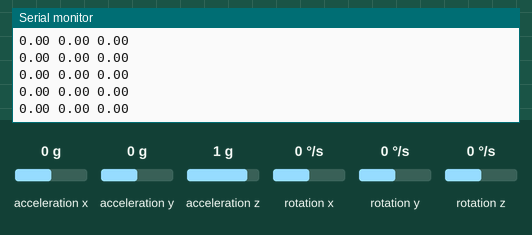
A sketch run on a simulated Arduino Uno, built with avr-gcc and run on an emulated ATmega328P. Parts: the last lines printed to the serial monitor. Wiring (inferred from the names in the program): MPU-6050 motion sensor at I2C address 0x68. Inputs (shaded band) come from the test bench; at power-on: rotation x 0 °/s, rotation y 0 °/s, rotation z 0 °/s, acceleration x 0 g, acceleration y 0 g, acceleration z 1 g.

Above: at 1.2 s.
1.3 s: rotation x set to -192 °/s
At 1.45 s:
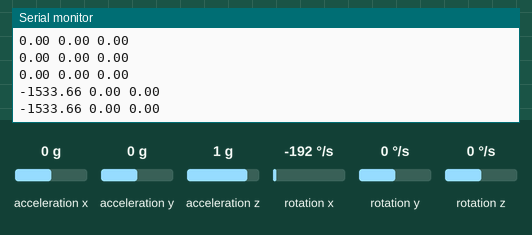
2.8 s: rotation y set to -192 °/s
At 2.89 s:
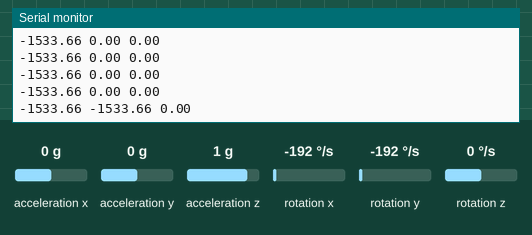
4.3 s: rotation z set to -192 °/s
At 4.34 s:
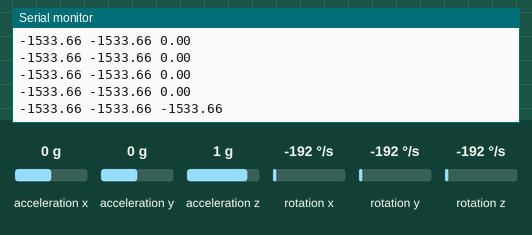
Timing chart, 0 to 7.3 s (numbered marks = the images above; inputs shaded):
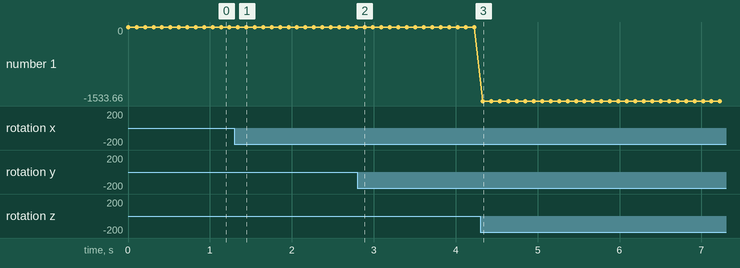

The sketch:

acc-gyro.ino
```cpp
/*
      Programa para Leitura do sensor de Aceleração e Giroscópio MPU-6050
      Leitura feita via baramento I2C, impressão na Serial para ser vizualizada com o Serial Plotter do Arduino IDE

      Componentes:
        - Arduino (Qualquer placa);
        - Sensor MPU-6050 (Placa GY-521)

      Versão 1.0 - Versão inicial com leitura do sensor e impressão na serial - 07/Jan/2021

 *    * Criado por Cleber Borges - FunBots - @cleber.funbots  *     *

      Instagram: https://www.instagram.com/cleber.funbots/
      Facebook: https://www.facebook.com/cleber.funbots
      YouTube: https://www.youtube.com/channel/UCKs2l5weIqgJQxiLj0A6Atw
      Telegram: https://t.me/cleberfunbots

*/

// Inclusão das Bibliotecas
#include<Wire.h>

// Endereco I2C do sensor MPU-6050
const int MPU = 0x68;

// Variaveis para armazenar valores do sensor
float AccX, AccY, AccZ, Temp, GyrX, GyrY, GyrZ;

void setup() {
  // Inicializa Serial
  Serial.begin(9600);

  // Inicializa o MPU-6050
  Wire.begin();
  Wire.beginTransmission(MPU);
  Wire.write(0x6B);
  Wire.write(0);
  Wire.endTransmission(true);

  // Configura Giroscópio para fundo de escala desejado
  /*
    Wire.write(0b00000000); // fundo de escala em +/-250°/s
    Wire.write(0b00001000); // fundo de escala em +/-500°/s
    Wire.write(0b00010000); // fundo de escala em +/-1000°/s
    Wire.write(0b00011000); // fundo de escala em +/-2000°/s
  */
  Wire.beginTransmission(MPU);
  Wire.write(0x1B);
  Wire.write(0x00011000);  // Trocar esse comando para fundo de escala desejado conforme acima
  Wire.endTransmission();

  // Configura Acelerometro para fundo de escala desejado
  /*
      Wire.write(0b00000000); // fundo de escala em +/-2g
      Wire.write(0b00001000); // fundo de escala em +/-4g
      Wire.write(0b00010000); // fundo de escala em +/-8g
      Wire.write(0b00011000); // fundo de escala em +/-16g
  */
  Wire.beginTransmission(MPU);
  Wire.write(0x1C);
  Wire.write(0b00011000);  // Trocar esse comando para fundo de escala desejado conforme acima
  Wire.endTransmission();
}

void loop() {
  // Comandos para iniciar transmissão de dados
  Wire.beginTransmission(MPU);
  Wire.write(0x3B);
  Wire.endTransmission(false);
  Wire.requestFrom(MPU, 14, true); // Solicita os dados ao sensor

  // Armazena o valor dos sensores nas variaveis correspondentes
  AccX = Wire.read() << 8 | Wire.read(); //0x3B (ACCEL_XOUT_H) & 0x3C (ACCEL_XOUT_L)
  AccY = Wire.read() << 8 | Wire.read(); //0x3D (ACCEL_YOUT_H) & 0x3E (ACCEL_YOUT_L)
  AccZ = Wire.read() << 8 | Wire.read(); //0x3F (ACCEL_ZOUT_H) & 0x40 (ACCEL_ZOUT_L)
  Temp = Wire.read() << 8 | Wire.read(); //0x41 (TEMP_OUT_H) & 0x42 (TEMP_OUT_L)
  GyrX = Wire.read() << 8 | Wire.read(); //0x43 (GYRO_XOUT_H) & 0x44 (GYRO_XOUT_L)
  GyrY = Wire.read() << 8 | Wire.read(); //0x45 (GYRO_YOUT_H) & 0x46 (GYRO_YOUT_L)
  GyrZ = Wire.read() << 8 | Wire.read(); //0x47 (GYRO_ZOUT_H) & 0x48 (GYRO_ZOUT_L)

  // Imprime na Serial os valores obtidos
  /* Alterar divisão conforme fundo de escala escolhido:
      Acelerômetro
      +/-2g = 16384
      +/-4g = 8192
      +/-8g = 4096
      +/-16g = 2048

      Giroscópio
      +/-250°/s = 131
      +/-500°/s = 65.6
      +/-1000°/s = 32.8
      +/-2000°/s = 16.4
  */
/*
  Serial.print(AccX / 2048);
  Serial.print(" ");
  Serial.print(AccY / 2048);
  Serial.print(" ");
  Serial.println(AccZ / 2048);
*/
  Serial.print(GyrX / 16.4);
  Serial.print(" ");
  Serial.print(GyrY / 16.4);
  Serial.print(" ");
  Serial.println(GyrZ / 16.4);

  // Atraso de 100ms
  delay(100);
}
```

Measured:
- after the input at 1.3 s, the serial monitor: prints a new line at once (image 1)
- after the input at 2.8 s, the serial monitor: prints a new line after 0.09 s (image 2)
- after the input at 4.3 s, the serial monitor: prints a new line at once (image 3)
- plotted number 1: 0 → -1533.6 after the input at 4.3 s
